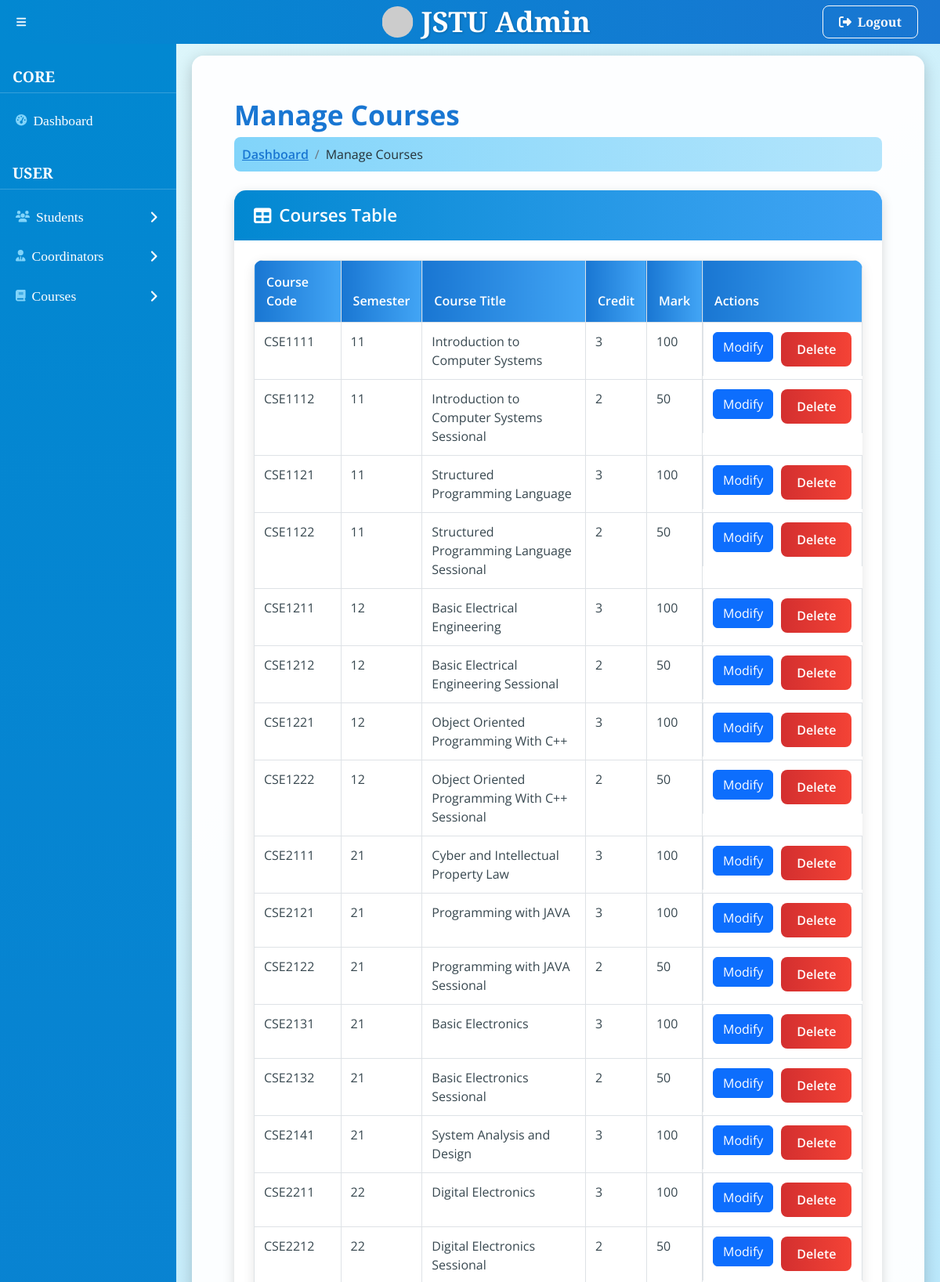
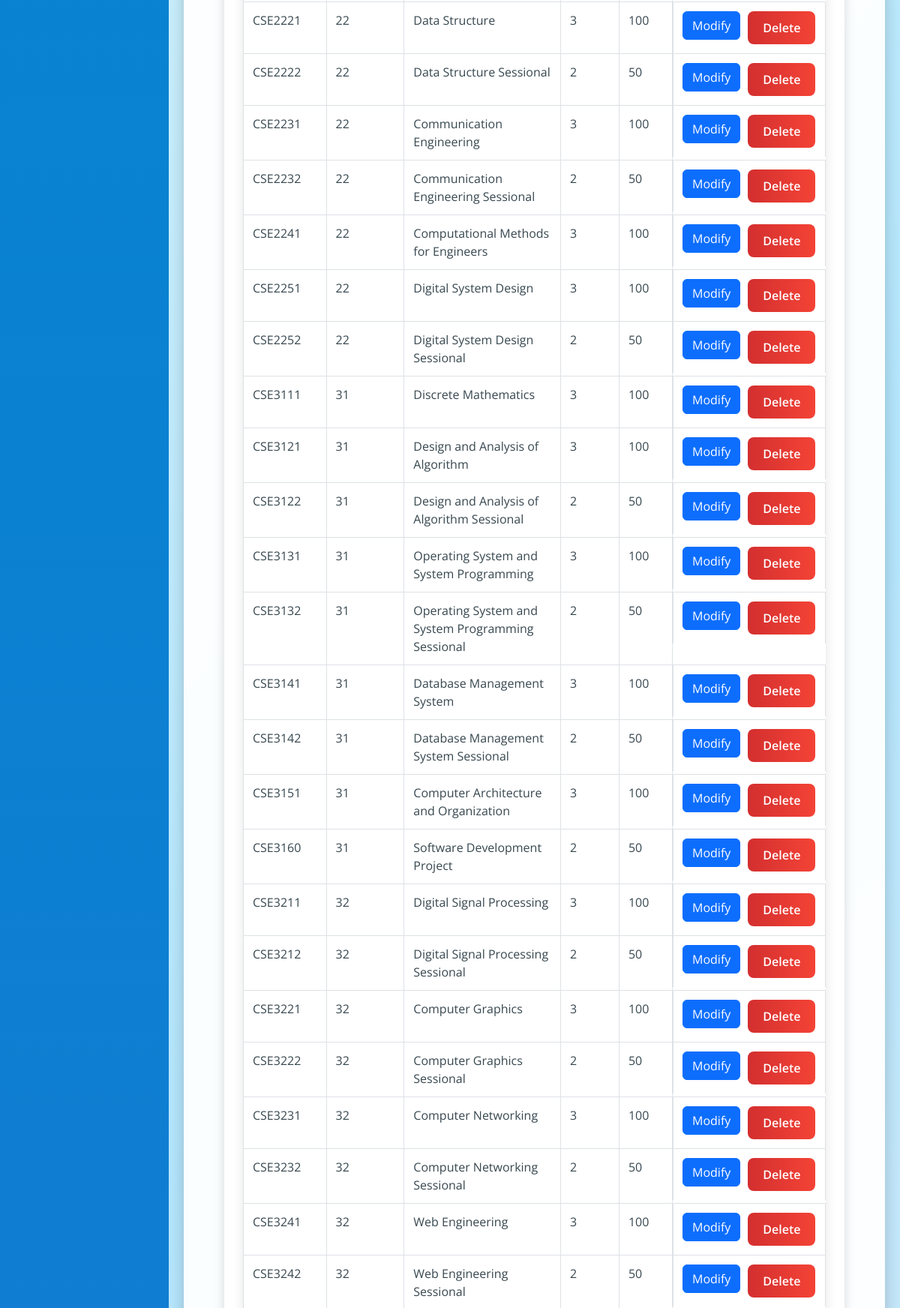
The app's page /user/superadmin/course_manage.php (upper part) with its own data (2 pictures, top to bottom).
### tables this page shows
CREATE TABLE `courses` (
  `semester` varchar(255) NOT NULL,
  `course_code` varchar(255) NOT NULL,
  `course_title` varchar(255) NOT NULL,
  `credit` int(11) NOT NULL,
  `mark` int(11) NOT NULL
);

### user/superadmin/course_manage.php (the view, shortened to what this page needs)
<?php
include('../../includes/config.php');
$error = '';
try {
    $sql = "SELECT semester, course_code, course_title, credit, mark FROM courses";
    $stmt = $pdo->query($sql);
} catch (PDOException $e) {
    $error = "Error fetching data: " . $e->getMessage();
}
?>
<!DOCTYPE html>
<html lang="en">
<head>
    <link href="https://cdn.jsdelivr.net/npm/simple-datatables@7.1.2/dist/style.min.css" rel="stylesheet" />
    <link href="css/styles.css" rel="stylesheet" />
</head>
<body>
    <?php include("header.php"); ?>
    <div id="layoutSidenav">
        <?php include("layout_nav.php"); ?>
        <div id="layoutSidenav_content">
            <main class="results-view-main">
                <div class="container-fluid px-4">
                    <h1 class="mt-4">Manage Courses</h1>
                    <ol class="breadcrumb mb-4">
                        <li class="breadcrumb-item"><a href="./admin_dashboard.php">Dashboard</a></li>
                        <li class="breadcrumb-item active">Manage Courses</li>
                    </ol>
                    <div class="results-view-card">
                        <div class="card-header">
                            <i class="fas fa-table me-1"></i>
                            Courses Table
                        </div>
                        <div class="card-body">
                            <table class="table table-bordered results-view-table" id="datatablesSimple">
                                <thead>
                                    <tr>
                                        <th>Course Code</th>
                                        <th>Semester</th>
                                        <th>Course Title</th>
                                        <th>Credit</th>
                                        <th>Mark</th>
                                        <th>Actions</th>
                                    </tr>
                                </thead>
                                <tbody>
                                    <?php
                                    if (isset($stmt) && $stmt->rowCount() > 0) {
                                        while ($row = $stmt->fetch()) {
                                            echo "<tr>
                                                <td>" . htmlspecialchars($row["course_code"]) . "</td>
                                                <td>" . htmlspecialchars($row["semester"]) . "</td>
                                                <td>" . htmlspecialchars($row["course_title"]) . "</td>
                                                <td>" . htmlspecialchars($row["credit"]) . "</td>
                                                <td>" . htmlspecialchars($row["mark"]) . "</td>
                                                <td class='actions'>
                                                    <form action='course_modify.php' method='GET' style='display:inline;'>
                                                        <input type='hidden' name='course_code' value='" . htmlspecialchars($row["course_code"]) . "'>
                                                        <button type='submit' class='btn btn-primary'>Modify</button>
                                                    </form>
                                                    <form action='' method='POST' style='display:inline;' onsubmit='return confirm(\"Are you sure you want to delete this course?\");'>
                                                        <input type='hidden' name='delete_course_code' value='" . htmlspecialchars($row["course_code"]) . "'>
                                                        <button type='submit' class='btn btn-danger'>Delete</button>
                                                    </form>
                                                </td>
                                            </tr>";
                                        }
                                    } else {
                                        echo "<tr><td colspan='6'>" . (isset($error) ? $error : "No data found") . "</td></tr>";
                                    }
                                    ?>
                                </tbody>
                            </table>
                        </div>
                    </div>
                </div>
            </main>
        </div>
    </div>
</body>
</html>

### user/superadmin/course_manage.php (style rules this page uses)
body { font-family: 'Open Sans', sans-serif; background: linear-gradient(135deg, #e0f7fa, #b3e5fc, #e8eaf6); color: #263238; }
h1 { font-family: 'Open Sans', sans-serif; font-weight: 700; color: #1976d2; font-size: 2.2em; }
.results-view-main { padding: 30px; background: rgba(255, 255, 255, 0.95); border-radius: 15px; box-shadow: 0 5px 20px rgba(0, 0, 0, 0.2); margin: 15px 20px; max-width: 1100px; }
.results-view-card { border-radius: 15px; box-shadow: 0 5px 15px rgba(0, 0, 0, 0.15); background: #ffffff; margin-bottom: 25px; transition: transform 0.3s ease, box-shadow 0.3s ease; }
.results-view-card .card-header { background: linear-gradient(90deg, #0288d1, #42a5f5); color: #fff; border-radius: 15px 15px 0 0; padding: 15px 25px; font-family: 'Open Sans', sans-serif; font-weight: 600; font-size: 1.4em; }
.results-view-card .card-body { padding: 25px; }
.btn-danger { background: linear-gradient(90deg, #d32f2f, #f44336); border: none; border-radius: 8px; padding: 10px 20px; font-family: 'Open Sans', sans-serif; font-weight: 600; font-size: 1em; color: #fff; transition: background 0.3s ease, transform 0.3s ease; }
.results-view-table { background: #fff; border-radius: 12px; overflow: hidden; box-shadow: 0 4px 15px rgba(0, 0, 0, 0.1); width: 100%; }
.results-view-table thead th { background: linear-gradient(90deg, #1976d2, #42a5f5); color: #fff; font-family: 'Open Sans', sans-serif; font-weight: 600; padding: 15px; font-size: 1em; }
.results-view-table tbody tr { transition: background 0.3s ease; }
.results-view-table tbody td { font-family: 'Open Sans', sans-serif; padding: 12px; color: #37474f; font-size: 1em; }
.results-view-table .actions { display: flex; justify-content: center; gap: 10px; flex-wrap: nowrap; }
.breadcrumb { background: linear-gradient(90deg, #81d4fa, #b3e5fc); border-radius: 8px; padding: 10px; }
.breadcrumb-item a { color: #1976d2; font-weight: 600; }
.breadcrumb-item.active { color: #263238; }

### records on screen
courses: course_code "CSE1111", semester "11", course_title "Introduction to Computer Systems", credit "3", mark "100"
courses: course_code "CSE1112", semester "11", course_title "Introduction to Computer Systems Sessional", credit "2", mark "50"
courses: course_code "CSE1121", semester "11", course_title "Structured Programming Language", credit "3", mark "100"
courses: course_code "CSE1122", semester "11", course_title "Structured Programming Language Sessional", credit "2", mark "50"
courses: course_code "CSE1211", semester "12", course_title "Basic Electrical Engineering", credit "3", mark "100"
courses: course_code "CSE1212", semester "12", course_title "Basic Electrical Engineering Sessional", credit "2", mark "50"
courses: course_code "CSE1221", semester "12", course_title "Object Oriented Programming With C++", credit "3", mark "100"
courses: course_code "CSE1222", semester "12", course_title "Object Oriented Programming With C++ Sessional", credit "2", mark "50"
courses: course_code "CSE2111", semester "21", course_title "Cyber and Intellectual Property Law", credit "3", mark "100"
courses: course_code "CSE2121", semester "21", course_title "Programming with JAVA", credit "3", mark "100"
courses: course_code "CSE2122", semester "21", course_title "Programming with JAVA Sessional", credit "2", mark "50"
courses: course_code "CSE2131", semester "21", course_title "Basic Electronics", credit "3", mark "100"
courses: course_code "CSE2132", semester "21", course_title "Basic Electronics Sessional", credit "2", mark "50"
courses: course_code "CSE2141", semester "21", course_title "System Analysis and Design", credit "3", mark "100"
courses: course_code "CSE2211", semester "22", course_title "Digital Electronics", credit "3", mark "100"
courses: course_code "CSE2212", semester "22", course_title "Digital Electronics Sessional", credit "2", mark "50"
courses: course_code "CSE2221", semester "22", course_title "Data Structure", credit "3", mark "100"
courses: course_code "CSE2222", semester "22", course_title "Data Structure Sessional", credit "2", mark "50"
courses: course_code "CSE2231", semester "22", course_title "Communication Engineering", credit "3", mark "100"
courses: course_code "CSE2232", semester "22", course_title "Communication Engineering Sessional", credit "2", mark "50"
courses: course_code "CSE2241", semester "22", course_title "Computational Methods for Engineers", credit "3", mark "100"
courses: course_code "CSE2251", semester "22", course_title "Digital System Design", credit "3", mark "100"
courses: course_code "CSE2252", semester "22", course_title "Digital System Design Sessional", credit "2", mark "50"
courses: course_code "CSE3111", semester "31", course_title "Discrete Mathematics", credit "3", mark "100"
courses: course_code "CSE3121", semester "31", course_title "Design and Analysis of Algorithm", credit "3", mark "100"
courses: course_code "CSE3122", semester "31", course_title "Design and Analysis of Algorithm Sessional", credit "2", mark "50"
courses: course_code "CSE3131", semester "31", course_title "Operating System and System Programming", credit "3", mark "100"
courses: course_code "CSE3132", semester "31", course_title "Operating System and System Programming Sessional", credit "2", mark "50"
courses: course_code "CSE3141", semester "31", course_title "Database Management System", credit "3", mark "100"
courses: course_code "CSE3142", semester "31", course_title "Database Management System Sessional", credit "2", mark "50"
courses: course_code "CSE3151", semester "31", course_title "Computer Architecture and Organization", credit "3", mark "100"
courses: course_code "CSE3160", semester "31", course_title "Software Development Project", credit "2", mark "50"
courses: course_code "CSE3211", semester "32", course_title "Digital Signal Processing", credit "3", mark "100"
courses: course_code "CSE3212", semester "32", course_title "Digital Signal Processing Sessional", credit "2", mark "50"
courses: course_code "CSE3221", semester "32", course_title "Computer Graphics", credit "3", mark "100"
courses: course_code "CSE3222", semester "32", course_title "Computer Graphics Sessional", credit "2", mark "50"
courses: course_code "CSE3231", semester "32", course_title "Computer Networking", credit "3", mark "100"
courses: course_code "CSE3232", semester "32", course_title "Computer Networking Sessional", credit "2", mark "50"
courses: course_code "CSE3241", semester "32", course_title "Web Engineering", credit "3", mark "100"
courses: course_code "CSE3242", semester "32", course_title "Web Engineering Sessional", credit "2", mark "50"
